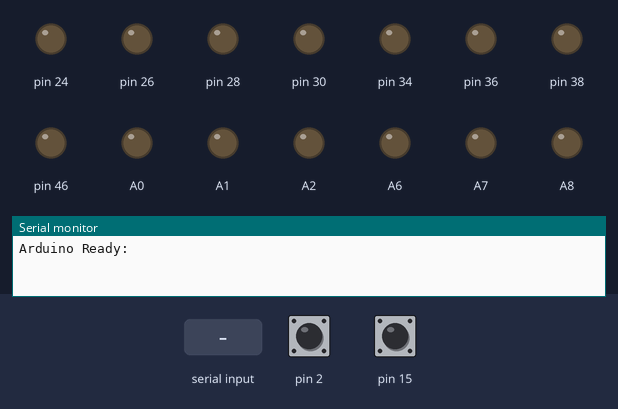
This sketch was run on a simulated Arduino Mega 2560, built with avr-gcc and run on an emulated ATmega2560. Shown: output pins drawn as LEDs (lit = HIGH), the last lines printed to the serial monitor. The inputs (shaded band) are chosen by the test bench; at power-on: pin 2 HIGH, pin 15 HIGH.

Above: at 2.2 s.
2.3 s: "0\n" received over Serial
3.8 s: "1\n" received over Serial
At 5.0 s:
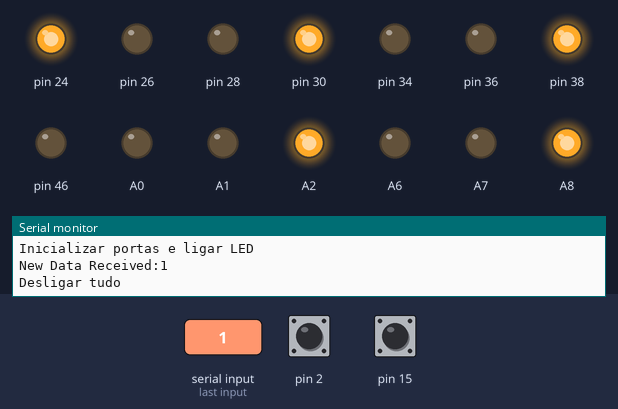
5.3 s: "2\n" received over Serial
At 6.4 s:
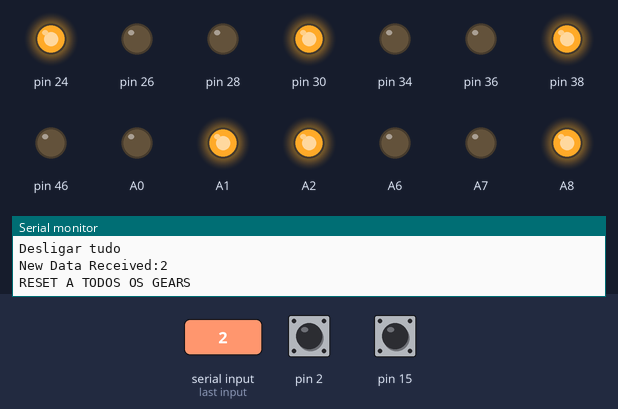
6.8 s: pin 2 pulled LOW for 0.15 s
At 7.1 s:
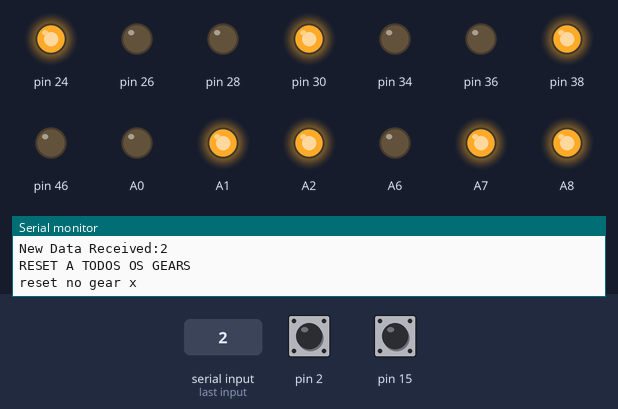
Timing chart, 0 to 9.4 s (numbered marks = the images above; inputs shaded):
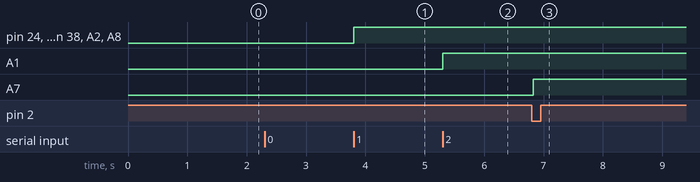

The sketch:

resort.ino
```cpp
#include <Arduino.h>

// Serial Communication
const byte numChars = 7;
char receivedChars[numChars]; // lista com 4 chars e o ultimo é o '\0'
boolean newData = false;

// RPM
double RPM_GLOBAL = 1600;


class Switch {
    uint8_t endstop_pin;
    int endstopState;

    public:
        Switch(uint8_t pin){
            endstop_pin = pin;
        }

        void enable(){
            pinMode(endstop_pin, INPUT_PULLUP);
        }

        bool isTrigger(){
            endstopState = digitalRead(endstop_pin);
            return (endstopState == LOW);
        }
};


class Stepper {
    uint8_t dir_pin,step_pin,enable_pin;
    double rpm,step_high_delay,step_low_delay,step_frequency;

  public:
        Stepper (double rotpermin, uint8_t steppin, uint8_t dirpin, uint8_t enablepin) {
            dir_pin = dirpin;
            step_pin = steppin;
            enable_pin = enablepin;

            rpm = rotpermin;
            step_high_delay = 0.1; // [ms], tem que ser > 1.9 microsegundos
            step_low_delay = 60.0*1000/rpm - step_high_delay; // [ms]
            step_frequency = 1/(step_low_delay + step_high_delay); // [Khz]


            if (step_frequency > 210) { // nao ultrapassar os rpm maximos
                Serial.println("ERROR: STEP_FREQUENCY exceeds 210 kHz!");
                while (1);
            }
        }

        void enable() {  // Declarar pins output
            pinMode(enable_pin, OUTPUT);
            pinMode(dir_pin, OUTPUT);
            pinMode(step_pin, OUTPUT);

            digitalWrite(enable_pin, LOW);   // Ativar stepper
        }

        void step(uint8_t direction){ // Faz um único step
            digitalWrite(dir_pin, direction);   // Sentido ponteiros relógio

            digitalWrite(step_pin, HIGH);
            delay(step_high_delay);
            digitalWrite(step_pin, LOW);
            delay(step_low_delay);
        }

        void rotate(double degree,uint8_t direction){ // Faz N-steps para rodar alfa-graus
            const double degree_mod = fmod(degree, 1.8); // Resto da divisão por 1.8

            if (degree_mod != 0.0){
                Serial.println("ERROR: ANGULO NAO É MULTIPLO DE 1.8!");
                // while(1);
            } else {
                for(int i = 0; i < degree/1.8; i++){
                    step(direction);
                }
            }
        }


        void turnOff(){
            digitalWrite(enable_pin, HIGH);   // Desativar stepper
        }


        double fmod(double x, double y) {
            return x - y * int(x / y); // Calculate x % y entre doubles
        }
};


class Photodiode {
    uint8_t analog_pin;

    public:
        Photodiode(uint8_t pin){
            analog_pin = pin;
        }

        void enable(){
            pinMode(analog_pin, INPUT);
        }

        float getVoltage(){
            analogRead(analog_pin);
            int analogValue = analogRead(analog_pin);
            // float measuredVoltage = analogValue*1.1/1023;
            float measuredVoltage = analogValue;
            return measuredVoltage;
        }
};


class Led {
    uint8_t ledPin;

    public:
        Led(uint8_t pin){
            ledPin = pin;
        }

        void enable(){
            pinMode(ledPin, INPUT);
        }

        void turnOn(){
            digitalWrite(ledPin, HIGH);
        }

        void turnOff(){
            digitalWrite(ledPin, LOW);
        }

};


Switch switch_E0(3);
Switch switch_X(2);
Switch switch_E1(14);
Switch switch_Y(15);
Switch switch_Z(18);

Stepper stepper_E0(RPM_GLOBAL,26,28,24);
Stepper stepper_E1(RPM_GLOBAL,36,34,30);
Stepper stepper_X(RPM_GLOBAL,A0,A1,38);
Stepper stepper_Y(RPM_GLOBAL,A6,A7,A2);
Stepper stepper_Z(RPM_GLOBAL,46,48,A8);

Stepper stepperArray[5] = {stepper_E0,stepper_E1,stepper_X,stepper_Y,stepper_Z};
Switch switchArray[5] = {switch_E0,switch_E1,switch_X,switch_Y,switch_Z};

Photodiode photodiode(A9);

Led led(44);


void setup(){
    analogReference(INTERNAL1V1);
    Serial.begin(9600);
    delay(1000);
    Serial.println("Arduino Ready:");
}


void loop(){
    recvWithEndMarker();


    if(newData == true){
        Serial.print("New Data Received:");
        Serial.println(receivedChars);

        // Com switch case não funciona
        if(receivedChars[0] == '0'){
            Serial.println("Inicializar portas e ligar LED");

            switch_E0.enable();
            switch_E1.enable();
            switch_X.enable();
            switch_Y.enable();
            switch_Z.enable();

            stepper_E0.enable();
            stepper_E1.enable();
            stepper_X.enable();
            stepper_Y.enable();
            stepper_Z.enable();

            photodiode.enable();

            led.enable();
            led.turnOn();
        }
        if(receivedChars[0] == '1'){
            Serial.println("Desligar tudo");

            stepper_E0.turnOff();
            stepper_E1.turnOff();
            stepper_X.turnOff();
            stepper_Y.turnOff();
            stepper_Z.turnOff();

            led.turnOff();
        }
        if(receivedChars[0] == '2'){
            Serial.println("RESET A TODOS OS GEARS"); // Reset todos os gears a 0 (ao pé do switch)

            uint8_t resetDir = HIGH;

            while(!switch_X.isTrigger()) {
                stepper_X.rotate(1.8,resetDir);
            }
            Serial.println("reset no gear x");

            while(!switch_Y.isTrigger()) {
                stepper_Y.rotate(1.8,resetDir);
            }
            Serial.println("reset no gear y");

            while(!switch_Z.isTrigger()) {
                stepper_Z.rotate(1.8,resetDir);
            }
            Serial.println("reset no gear z");

            while(!switch_E0.isTrigger()) {
                stepper_E0.rotate(1.8,resetDir);
            }
            Serial.println("reset no gear e0");

            while(!switch_E1.isTrigger()) {
                stepper_E1.rotate(1.8,resetDir);
            }
            Serial.println("reset no gear e1");

            Serial.println("DEU RESET A TODOS OS GEARS");
        }
        if(receivedChars[0] == '3'){
            // Recebe string do tipo 3abbb
            // a - numero do stepper a rodar 1a5
            // bbb - angulo 0-3324 a  digitos
            int stepperNumber = receivedChars[1] - '0';
            int angle = (receivedChars[2] - '0') * 100 + (receivedChars[3] - '0') * 10 + (receivedChars[4] - '0');


            Serial.print("Rodar stepper numero:");
            Serial.println(stepperNumber);
            Serial.print("Com angulo:");
            Serial.println(angle);

            uint8_t dirToReset = HIGH;
            while(!switchArray[stepperNumber-1].isTrigger()) {
                stepperArray[stepperNumber-1].rotate(1.8,dirToReset);
            }

            uint8_t dirToTop = LOW;
            if(stepperNumber > 0 && stepperNumber < 6 && angle >= 0 && angle < 325){
                stepperArray[stepperNumber-1].rotate((double)angle*5.0,dirToTop);
                Serial.println("Gear rodado");
            }else{
                Serial.println("nao vai rodar dados incorretos");
            }
        }
        if(receivedChars[0] == '4'){
            Serial.println("Efetuar varrimento em 5segundos"); // Efetuar varrimento
            delay(5000);
            // Recebe string do tipo 4XXXXX
            // x=0 nao mexe
            // x=1 efetua varrimento

            uint8_t dirToLow = LOW;
            double currentAngle = 0;
            for(currentAngle = 0; currentAngle <= 1.8*180*5;currentAngle=currentAngle+1.8){
                Serial.println(photodiode.getVoltage()); // tem que enviar exatamente 1.8*180*5/0.36=900|
                for(int stepperIndex=0;stepperIndex < 5;stepperIndex++){
                    if(receivedChars[stepperIndex+1] == '1'){
                        if(currentAngle == 0){
                            uint8_t dirToReset = HIGH;
                            while(!switchArray[stepperIndex].isTrigger()) {
                                stepperArray[stepperIndex].rotate(1.8,dirToReset);
                            }
                        }else{
                            stepperArray[stepperIndex].step(dirToLow);
                        }
                    }
                }
            }
        }
        if(receivedChars[0] == '5'){
            Serial.println("[0] == 5 RECEBIDO");
        }
        if(receivedChars[0] == '6'){
            Serial.println("[0] == 6 RECEBIDO");
        }
        if(receivedChars[0] == '7'){
            Serial.println("[0] == 7 RECEBIDO");
        }
        if(receivedChars[0] == '8'){
            Serial.println("[0] == 8 RECEBIDO");
        }
        if(receivedChars[0] == '9'){
            Serial.println("Voltagem medida:");
            Serial.println(photodiode.getVoltage());
        }


                // Serial.println("[0] == 8 RECEBIDO");


                // uint8_t dirZ = HIGH;
                // while(!switch_Z.isTrigger()) {
                //     stepper_Z.rotate(1.8,dirZ);
                // } // a 1600RPM demora 20s a dar reset
                // Serial.println("DEU RESET");

                // dirZ = LOW;
                // stepper_Z.rotate(1.8*180*5,dirZ);


                // Serial.println("ACABOU CASE 8");


        newData = false;
    }


}


void recvWithEndMarker() {
    static byte ndx = 0;
    char endMarker = '\n';
    char rc;

    while (Serial.available() > 0 && newData == false) {
        rc = Serial.read();

        if (rc != endMarker) {
            receivedChars[ndx] = rc;
            ndx++;
            if (ndx >= numChars) {
                ndx = numChars - 1;
            }
        }
        else {
            receivedChars[ndx] = '\0'; // terminate the string
            ndx = 0;
            newData = true;
        }
    }
}
```

Measured:
- after the input at 3.8 s, pin 24, pin 30, pin 38, A2, A8: LOW → HIGH at once
- after the input at 5.3 s, A1: LOW → HIGH at once
- after the input at 6.8 s, A7: LOW → HIGH at once
